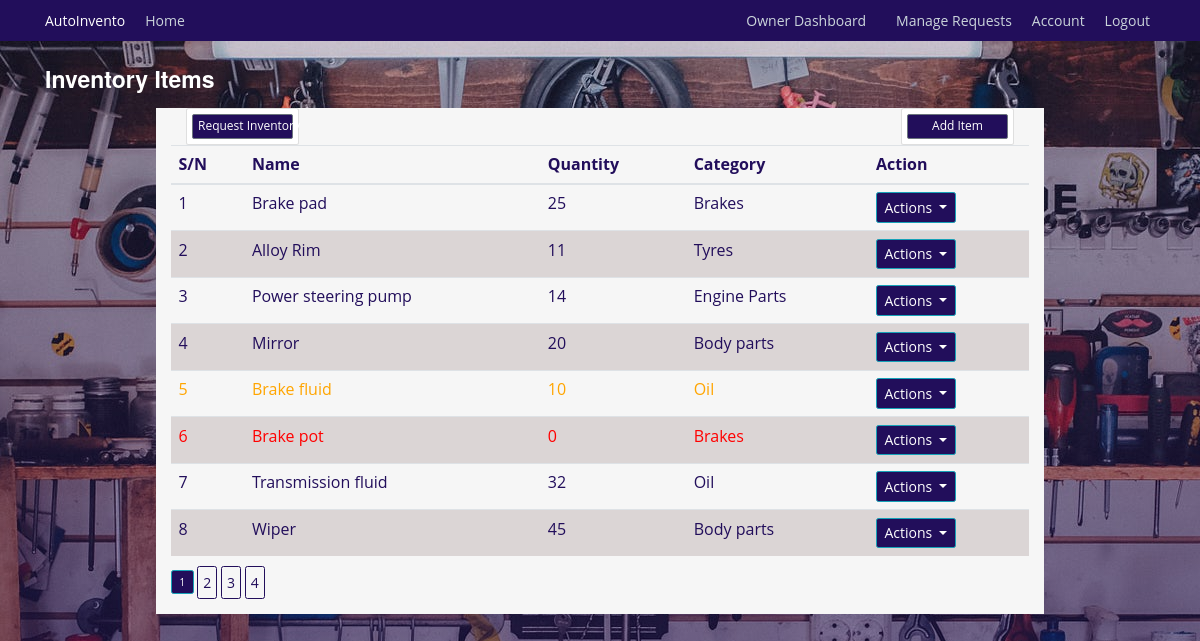
Page /inventory/view (signed in) on the earlier database version.
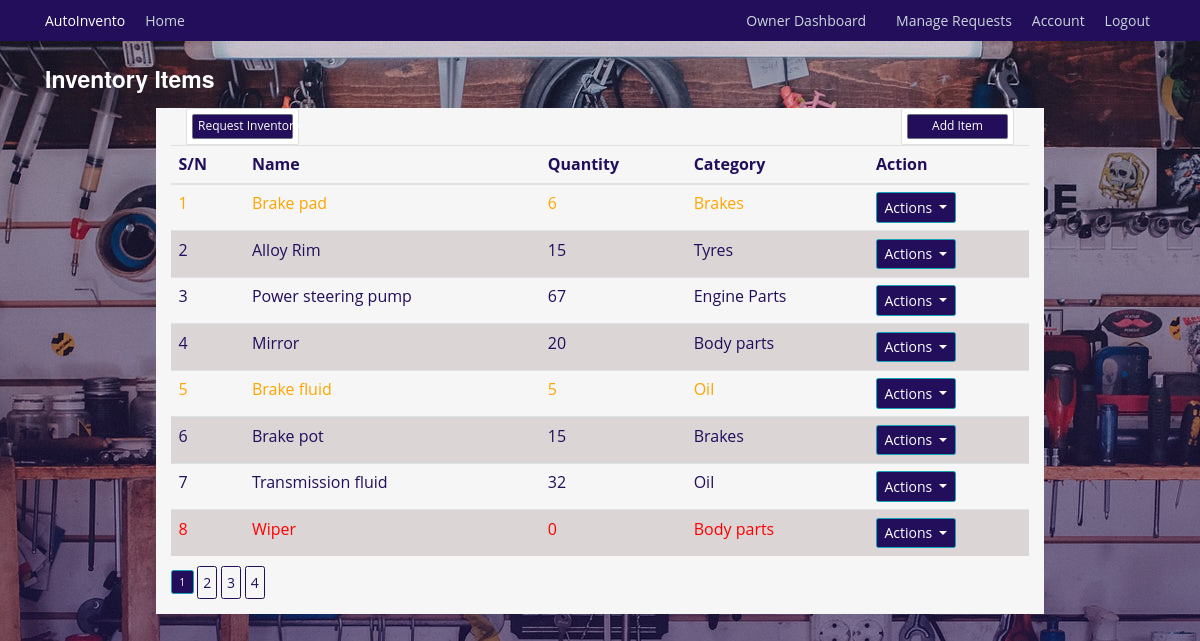
Same page on the later database version.
### autoinvento/models.py (models this page shows, shortened)
class InventoryItem(db.Model):
    id = db.Column(db.Integer, primary_key=True)
    name = db.Column(db.String(128), unique=True, nullable=False, index=True)
    quantity = db.Column(db.Integer, nullable=False)
    category = db.Column(db.String(50), nullable=False)
    low_stock_threshold = db.Column(db.Integer, default=10)
    date_added = db.Column(db.DateTime, default=datetime.utcnow)
    supplier_id = db.Column(db.Integer, db.ForeignKey('supplier.id'))
    supplier = db.relationship('Supplier', back_populates='items')
    usage_logs = db.relationship('UsageLog', back_populates='items', cascade='all, delete-orphan')
    notifications = db.relationship('Notification', back_populates='items', cascade='all, delete-orphan')
    requests = db.relationship('InventoryRequest', back_populates='requested_item')

### autoinvento/inventory/routes.py (the view)
@inventory.route('/inventory/view', methods=['GET', 'POST'])
@login_required
def view_inventories():
    page = request.args.get('page', 1, type=int)
    inventories = InventoryItem.query.paginate(page=page, per_page=8)
    return render_template('view_inventories.html', title='Inventories', inventories=inventories)

### autoinvento/models.py (called while the page is built)
@login_manager.user_loader
def load_user(mechanic_id):
    return Mechanics.query.get(int(mechanic_id))

### autoinvento/templates/view_inventories.html (shortened to what this page needs)
{% extends "base.html" %} {% block content %}
<div class="inventory">
  <h3 class="mt-4" style="color: white">Inventory Items</h3>
  <div class="container mt-2 background mt-4">
    <div class="col-md-2 float-left">
      <div class="card p-2">
        <a
          class="btn btn-sm btn-secondary"
          href="{{ url_for('users.submit_request') }}"
          >Request Inventory</a
        >
      </div>
    </div>
    <div class="col-md-2 float-right">
      <div class="card p-2">
        <a
          class="btn btn-sm btn-secondary"
          href="{{ url_for('inventory.add_inventory') }}"
          >Add Item</a
        >
      </div>
    </div>
    <div class="table-responsive">
      <table class="table">
        <thead>
          <tr>
            <th>S/N</th>
            <th>Name</th>
            <th>Quantity</th>
            <th>Category</th>
            <th>Action</th>
          </tr>
        </thead>
        <tbody>
          {% for inventory in inventories %} {% if inventory.quantity > 0 and
          inventory.quantity <= 10 %}
          <tr style="color: orange">
            {% elif inventory.quantity == 0 %}
          <tr style="color: red">
            {% else %}
          <tr style="color: #220e5b">
            {% endif %}
            <td>{{ inventory.id }}</td>
            <td>{{ inventory.name }}</td>
            <td>{{ inventory.quantity }}</td>
            <td>{{ inventory.category }}</td>
            <td>
              <div class="dropdown">
                <button
                  class="btn btn-info dropdown-toggle"
                  type="button"
                  data-bs-toggle="dropdown"
                  aria-expanded="false"
                >
                  Actions
                </button>
              </div>
            </td>
          </tr>
          {% endfor %}
        </tbody>
      </table>
    </div>
    {% for page_num in inventories.iter_pages(left_edge=1, right_edge=1,
    left_current=1, right_current=2) %} {% if page_num %} {% if inventories.page
    == page_num %}
    <a
      class="btn btn-info mb-4"
      href="{{ url_for('inventory.view_inventories', page=page_num) }}"
      >{{ page_num }}</a
    >
    {% else %}
    <a
      class="btn btn-outline-info mb-4"
      href="{{ url_for('inventory.view_inventories', page=page_num) }}"
      >{{ page_num }}</a
    >
    {% endif %} {% else %} . . . {% endif %} {% endfor %}
  </div>
  {% endblock content %}

### autoinvento/templates/base.html (shortened to what this page needs)
<html lang="en">
<head>
    <link rel="stylesheet" href="https://cdn.jsdelivr.net/npm/bootstrap-icons@1.10.5/font/bootstrap-icons.css">
    <link rel="stylesheet" href="https://maxcdn.bootstrapcdn.com/bootstrap/4.0.0/css/bootstrap.min.css">
    <link rel="stylesheet" href="{{ url_for('static', filename='css/styles.css') }}">
</head>
<body>
    <header class="site-header">
        <nav class="navbar navbar-expand-md navbar-dark bg-steel fixed-top">
          <div class="container">
            <a class="navbar-brand mr-4" href="{{ url_for('main.index') }}">AutoInvento</a>
            <div class="collapse navbar-collapse" id="navbarToggle">
              <div class="navbar-nav mr-auto">
                {% if current_user.is_authenticated %}
                  <a class="nav-item nav-link" href="{{ url_for('main.index') }}">Home</a>
                {% endif %}
              </div>
              <div class="navbar-nav">
                {% if current_user.is_authenticated %}
                  {% if current_user.is_superuser %}
                    <a class="nav-item nav-link" href="{{ url_for('users.owner_dashboard') }}">Owner Dashboard<a></a>
                    <a class="nav-item nav-link" href="{{ url_for('users.manage_requests') }}">Manage Requests</a>
                  {% endif %}
                    <a class="nav-item nav-link" href="{{ url_for('users.account') }}">Account</a>
                    <a class="nav-item nav-link" href="{{ url_for('users.logout') }}">Logout</a>
                {% else %}
                  <a class="nav-item nav-link" href="{{ url_for('users.login') }}">Login</a>
                {% endif %}
              </div>
            </div>
          </div>
        </nav>
      </header>
      <main role="main" class="container sec">
        <div class="row">
          <div class="col-md-12">
            {% block content %}{% endblock %}
          </div>
        </div>
      </main>
  </body>
</html>

### autoinvento/static/css/styles.css (style rules this page uses)
:root { --color-primary: #220e5b; --color-black: #090909; --text-color: var(--color-black); --color-white: #ffffff; --color-background: #f6f6f6; --font-family-base: "Open Sans", "Helvetica Neue", Helvetica, Arial, sans-serif; --font-family-title: "Raleway", "Helvetica Neue", Helvetica, Arial, sans-serif; --font-size-small: 1.2rem; --font-size-medium: 1.4rem; --font-size-large: 1.8rem; --font-size-x-large: 2.3rem; --font-size-xx-large: 3.5rem; --font-weight-regular: 400; --font-weight-bold: 700; --nav-item-font-family: var(--font-family-title); --nav-item-font-weight: var(--font-weight-bold); --nav-item-font-size: var(--font-size-medium); --nav-item-letter-spacing: 0.04rem; --nav-item-display: inline-block; --nav-item-margin: 0 0 3rem 0; --nav-item-link-hover: var(--color-white); --section-tagline-margin: 0; --button-display: inline-block; --section-padding: 4rem 0; --section-header-padding: 0 0 3rem; --section-body-padding: 0 0 3rem; --section-header-align: center; --section-title-margin: 0; }
html { scroll-behavior: smooth; font-size: 62.5%; }
body { background: linear-gradient(180deg, var(--color-background), #689fc4); color: var(--color-primary); margin-top: 5rem; font-family: var(--font-family-base); font-size: var(--font-size-medium); font-weight: var(--font-weight-regular); }
h1, h2, h3, h4, h5, h6 { color: var(--color-primary); font-family: var(--font-family-title); font-weight: var(--font-weight-bold); }
.navbar-brand.mr-4 { transform: none; font-size: var(--font-size-medium); }
.navbar-nav { gap: 10px; }
.bg-steel { background-color: var(--color-primary); }
.site-header .navbar-nav .nav-link { color: #cbd5db; }
.row { display: flex; justify-content: space-evenly; }
.btn.btn-outline-info { display: var(--button-display); padding: var(--button-padding); border: 1px solid var(--color-primary); color: var(--color-primary); font-size: var(--font-size-medium); padding: 5; display: var(--button-display); }
tr:nth-child(even) { background-color: #dbd5d5; }
.btn.btn-info.dropdown-toggle { background-color: var(--color-primary); font-size: var(--font-size-medium); }
.btn-info { background-color: var(--color-primary); }
.col-md-12 h3 { font-size: var(--font-size-x-large); color: var(--color-primary); }
.container.background { margin-top: 20; background: var(--color-white); width: 80%; }
.btn.btn-sm.btn-secondary { background-color: var(--color-primary); font-size: var(--font-size-small); }
.container.mt-4 { background-color: var(--color-background); }

Differences in the rows shown:
changed InventoryItem "Brake pad": quantity "25" → "6"
changed InventoryItem "Alloy Rim": quantity "11" → "15"
changed InventoryItem "Power steering pump": quantity "14" → "67"
changed InventoryItem "Brake fluid": quantity "10" → "5"
changed InventoryItem "Brake pot": quantity "0" → "15"
changed InventoryItem "Wiper": quantity "45" → "0"
